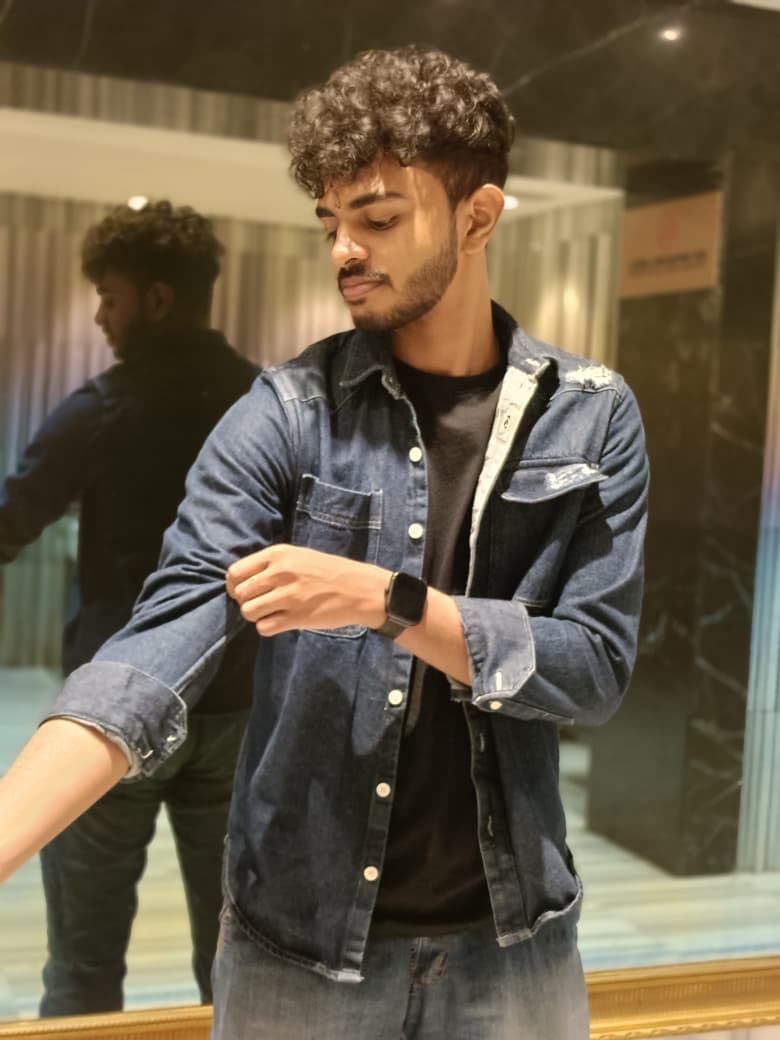
#> input picture dp.jpg, 780 x 1040 px
$ jupyter execute 'Histogram (2) (2) (1) (1).ipynb'
#> lines starting #> are read from the running program, lines starting #| are printed output that depends on the picture
## EXP-3-Record-Histogram processing

## Name: Renick Fabian Rajesh

## Reg No: 212224230227

[cell 1]
# Import required libraries
import cv2
import numpy as np
import matplotlib.pyplot as plt

[cell 2]
# Read the image in grayscale format
img = cv2.imread('dp.jpg',cv2.IMREAD_GRAYSCALE)
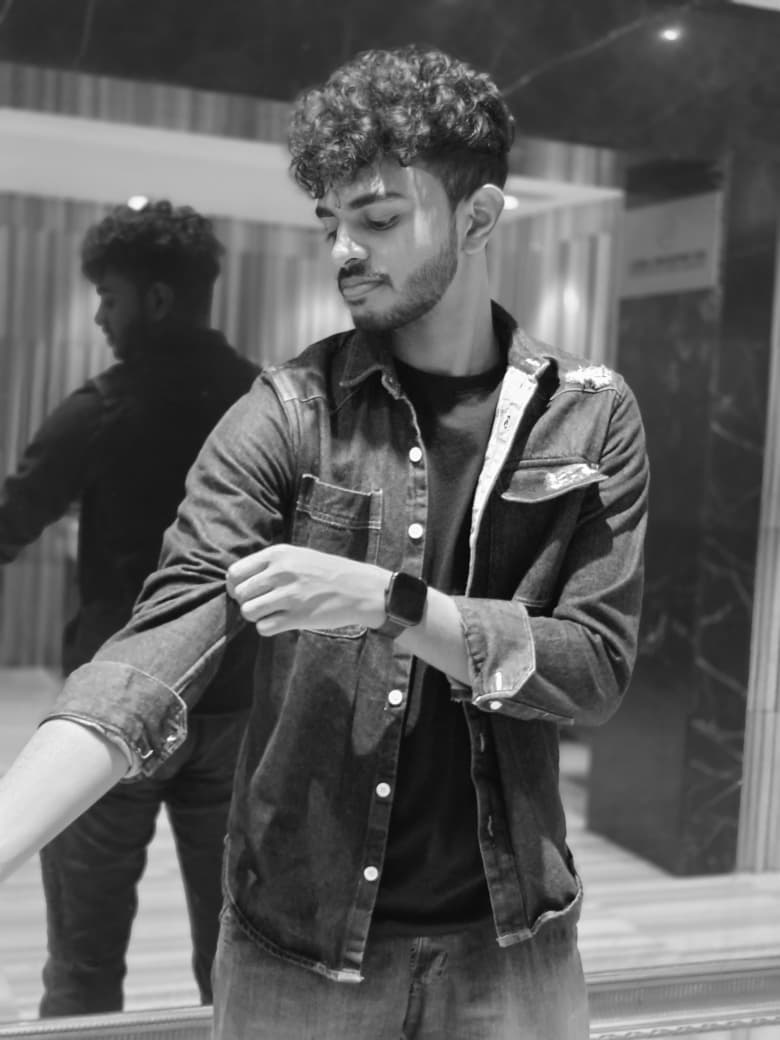
#> img: shape (1040, 780); min 0, max 255, mean 93.5

[cell 3]
# Display the grayscale image.
plt.imshow(img, cmap='gray')
plt.title('original_image')
plt.show()

[cell 4]
# Plot the histogram of the grayscale image
plt.hist(img.ravel(),256,range = [0, 256]);
plt.title('Original Image')
plt.show()
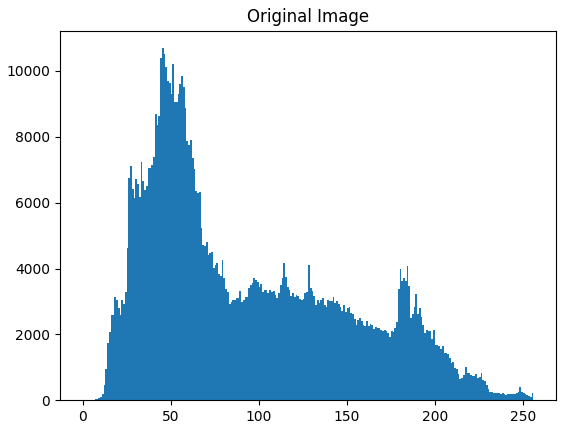
#> figure drawn by matplotlib, 1 panel; tallest bar 10692 high, from x = 45 to 46

[cell 5]
# Perform histogram equalization
img_eq = cv2.equalizeHist(img)
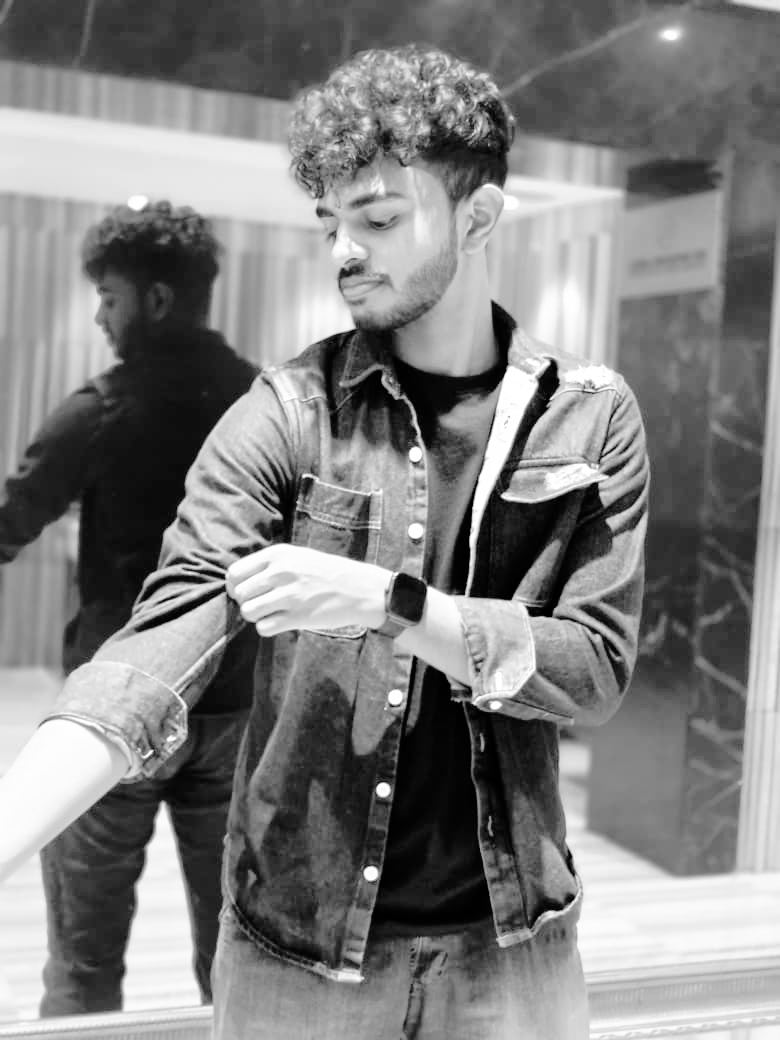
#> img_eq: shape (1040, 780); min 0, max 255, mean 128.3
plt.hist(img_eq.ravel(), 256, range = [0, 256]);
plt.title('Equalized Histogram')
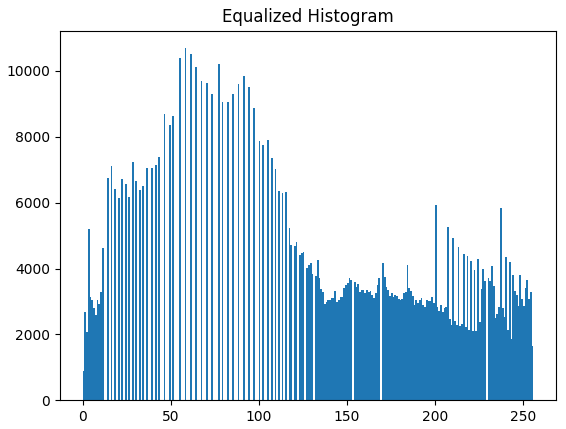
#> figure drawn by matplotlib, 1 panel; tallest bar 10692 high, from x = 58 to 59

[cell 6]
# Display [1] the Original Image (Gray Image) and its Histogram, and [2] the Enhanced Image and its Histogram using a 2×2 layout in Matplotlib.
plt.imshow(img_eq, cmap='gray')
plt.title('original image')
plt.show()

[cell 7]
# Read the colorgiven parrot.jpg image.

img = cv2.imread('parrot.jpg', cv2.IMREAD_COLOR)
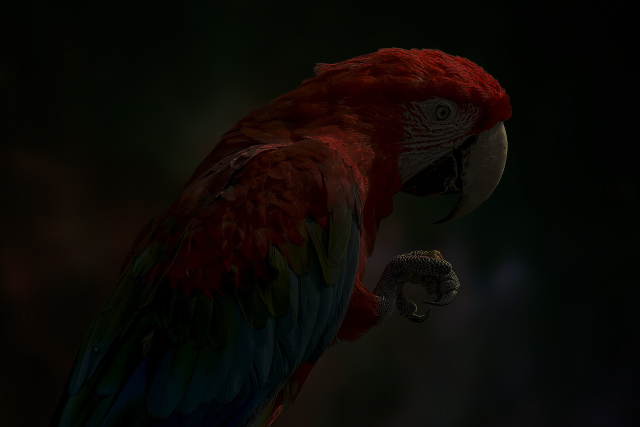
#> input picture parrot.jpg, 1280 x 853 px (shown at 1/2 size)
#> img is the input picture: shape (853, 1280, 3); mean B, G, R 5.6, 9, 12.4
plt.subplot(121); plt.imshow(img[:, :, ::-1]); plt.title('Original Color Image')

[cell 8]
# Plot the histogram of colour image

plt.subplot(223); plt.hist(img.ravel(),256,range = [0, 256]); plt.title('Original Image')
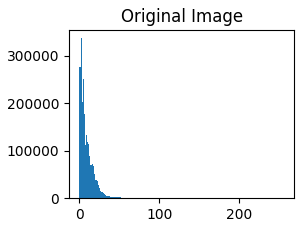
#> figure drawn by matplotlib, 1 panel; tallest bar 336652 high, from x = 2 to 3

[cell 9]
# Convert to HSV.

img_hsv = cv2.cvtColor(img, cv2.COLOR_BGR2HSV)
#> img_hsv: shape (853, 1280, 3); mean H, S, V 42.1, 165.9, 14.5

[cell 10]
# Perform histogram equalization
img_hsv[:,:,2] = cv2.equalizeHist(img_hsv[:, :, 2])
#> img_hsv: shape (853, 1280, 3); mean H, S, V 42.1, 165.9, 131
plt.subplot(224); plt.hist(img_eq.ravel(),256,range = [0, 256]); plt.title('Histogram Equalized')
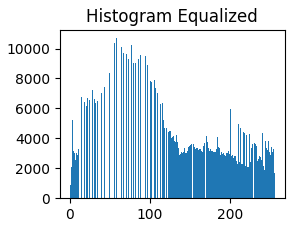
#> figure drawn by matplotlib, 1 panel; tallest bar 10692 high, from x = 58 to 59

[cell 11]
# Convert back to BGR format
img_eq = cv2.cvtColor(img_hsv, cv2.COLOR_HSV2BGR)
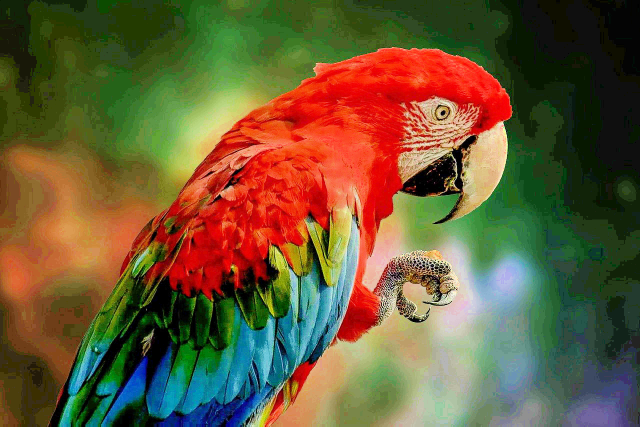
#> img_eq: shape (853, 1280, 3) (shown at 1/2 size); mean B, G, R 55.1, 90.2, 106.1

[cell 12]
# Display
plt.figure(figsize = [12,10])
plt.subplot(221); plt.imshow(img[:, :, ::-1]); plt.title('Original Color Image')
plt.subplot(222); plt.imshow(img_eq[:, :, ::-1]); plt.title('Equalized Image')
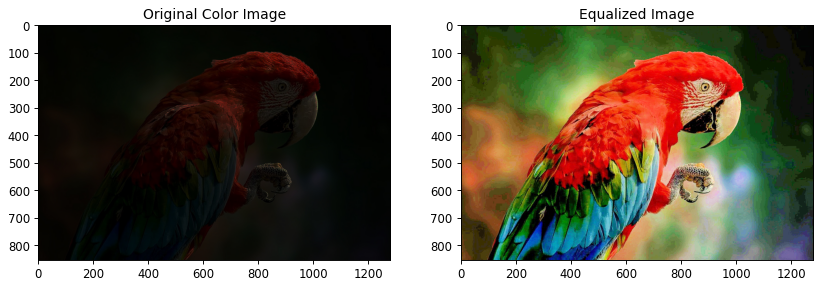
#> figure drawn by matplotlib, 2 panels
